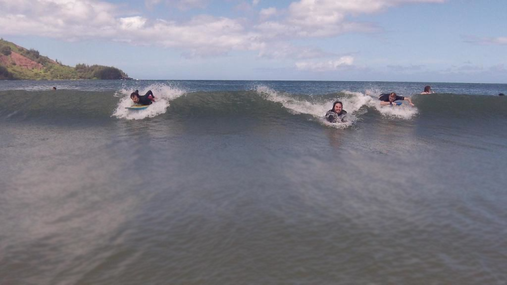
#> input picture HJoceanSmall.png, 507 x 285 px
$ python colors.py
#> lines starting #> are read from the running program, lines starting #| are printed output that depends on the picture
__author__ = 'Satyam'
from pylab import *
from skimage import img_as_float

img = imread("HJoceanSmall.png")
#> img is the input picture: shape (285, 507, 3) float32; mean R, G, B 0.5, 0.502, 0.545
img = img_as_float(img)
w, h = img.shape[:2]
#> w = 285; h = 507
R = img[:, :, 0]
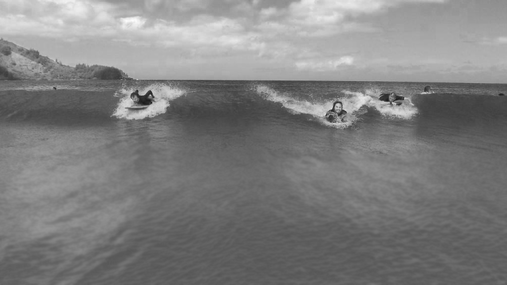
#> R: shape (285, 507) float32; min 0.0941, max 0.992, mean 0.501
G = img[:, :, 1]
B = img[:, :, 2]
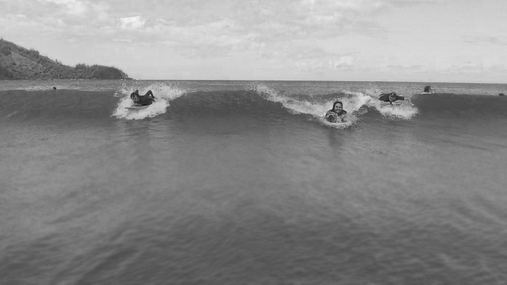
#> B: shape (285, 507) float32; min 0.0902, max 0.957, mean 0.544
figure()
gray()

subplot(2, 2, 1); imshow(img); title('RGB')
subplot(2, 2, 2); imshow(R); title('Red')
subplot(2, 2, 3); imshow(G); title('Green')
subplot(2, 2, 4); imshow(B); title('Blue')

show()
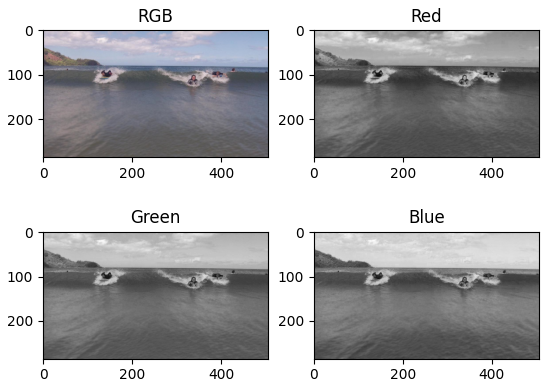
#> figure drawn by matplotlib, 4 panels


# print B[25][250]
